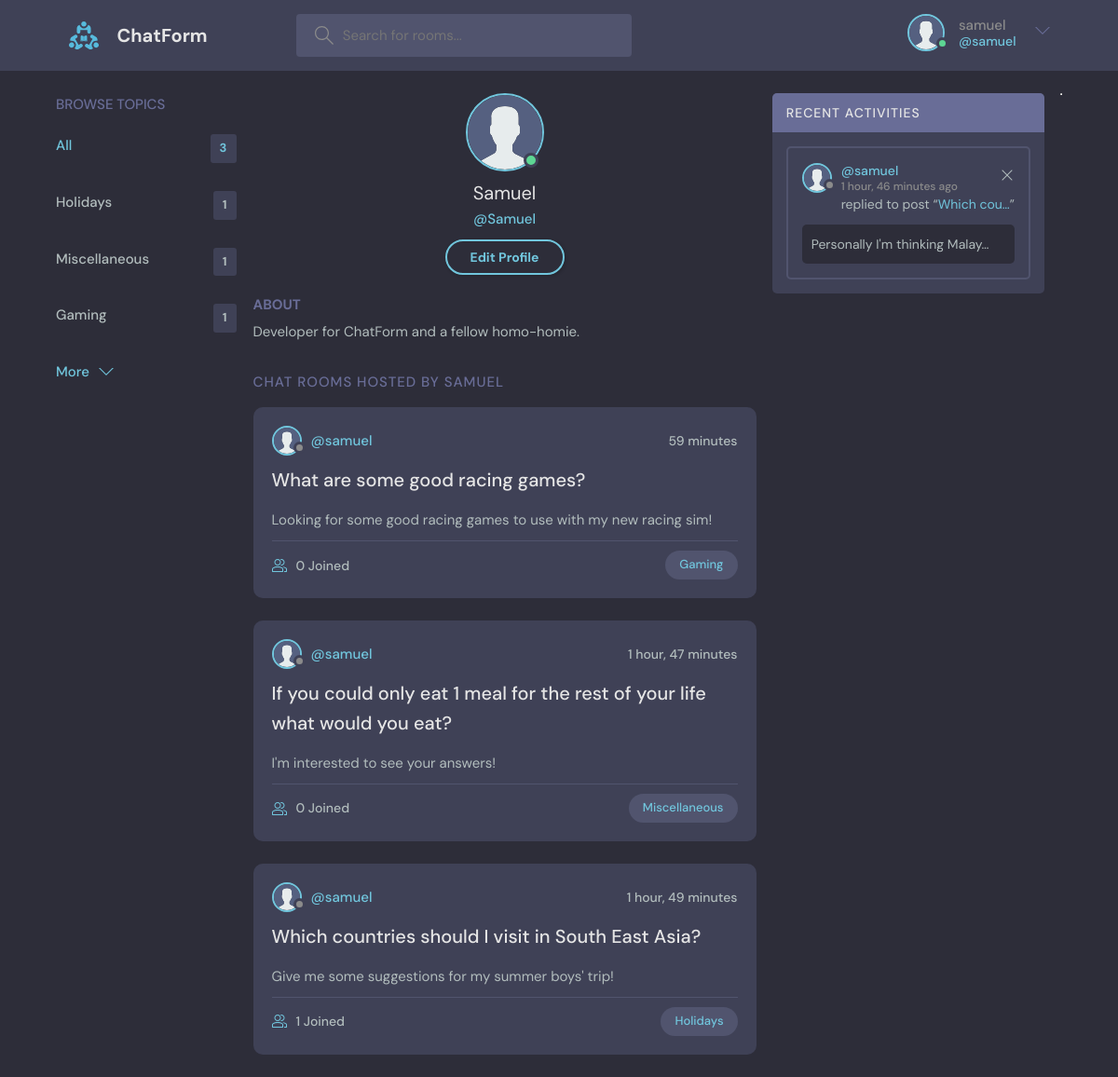
The page /profile/1/ (signed in) on the database its author committed.
### base/models.py (models this page shows, shortened)
class User(AbstractUser):
    name = models.CharField(max_length=200, null=True)
    email = models.EmailField(unique=True, null=True)
    bio = models.TextField(null=True)
    avatar = models.ImageField(null=True, default="avatar.svg")
    USERNAME_FIELD = 'email'
    REQUIRED_FIELDS = []

class Topic(models.Model):
    name = models.CharField(max_length=250)

class Room(models.Model):
    host = models.ForeignKey(User, on_delete=models.SET_NULL, null=True)
    topic = models.ForeignKey(Topic, on_delete=models.SET_NULL, null=True)
    name = models.CharField(max_length=200)
    description = models.TextField(null=True, blank=True)
    participants = models.ManyToManyField(User, related_name='participants', blank=True)
    updated = models.DateTimeField(auto_now=True)
    created = models.DateTimeField(auto_now_add=True)
    class Meta:
        ordering = ['-updated', '-created']
    def __str__(self):
        return self.name

class Message(models.Model):
    user = models.ForeignKey(User, on_delete=models.CASCADE)
    room = models.ForeignKey(Room, on_delete=models.CASCADE)
    body = models.TextField()
    updated = models.DateTimeField(auto_now=True)
    created = models.DateTimeField(auto_now_add=True)
    class Meta:
        ordering = ['-updated', '-created']

### base/views.py (the view)
# urls.py: path('profile/<str:pk>/', views.userprofile, name="user-profile"),
def userprofile(request, pk):
    user = User.objects.get(id=pk)
    rooms = user.room_set.all()
    room_activity = user.message_set.all()
    topics = Topic.objects.all()
    context = {'user': user, 'rooms': rooms, 'topics': topics, 'room_activity': room_activity}
    return render(request, 'base/profile.html', context)

### base/templates/base/profile.html
{% extends 'main.html' %}
{% block content %}
  <main class="profile-page layout layout--3">
    <div class="container">
      {% include 'components/topics_component.html' %}
      <div class="roomList">
        <div class="profile">
          <div class="profile__avatar">
            <div class="avatar avatar--large active">
              <img src="{{user.avatar.url}}" />
            </div>
          </div>
          <div class="profile__info">
            <h3>{{user.name}}</h3>
            <p>@{{user.name}}</p>
            {% if request.user == user %}
            <a href="{% url 'update-user' %}" class="btn btn--main btn--pill">Edit Profile</a>
            {% endif %}
          </div>
          <div class="profile__about">
            <h3>About</h3>
            <p>
              {{user.bio}}
            </p>
          </div>
        </div>
        <div class="roomList__header">
          <div>
            <h2>Chat Rooms Hosted by {{user.username}}</a>
            </h2>
          </div>
        </div>
        {% include 'components/room_component.html' %}
      </div>
      {% include 'components/activity_feed.html' %}
    </div>
  </main>
  {% endblock content %}

### templates/navbar.html (shortened to what this page needs)
{% load static %}
<header class="header header--loggedIn">
    <div class="container">
      <a href="{% url 'home' %}" class="header__logo">
        <img src="{% static 'images/logo.svg' %}" />
        <h1>ChatForm</h1>
      </a>
      <form class="header__search" method="GET" action="{% url 'home' %}">
        <label>
          <input name="q" placeholder="Search for rooms..." />
        </label>
      </form>
      <nav class="header__menu">
        {% if request.user.is_authenticated %}
        <div class="header__user">
          <a href="{% url 'user-profile' user.id %}">
            <div class="avatar avatar--medium active">
              <img src="{{request.user.avatar.url}}" />
            </div>
            <p>{{request.user.username}}<span>@{{request.user.username}}</span></p>
          </a>
          <button class="dropdown-button">
            <svg version="1.1" xmlns="http://www.w3.org/2000/svg" width="32" height="32" viewBox="0 0 32 32">
              <title>chevron-down</title>
              <path d="M16 21l-13-13h-3l16 16 16-16h-3l-13 13z"></path>
            </svg>
          </button>
        </div>
        {% else %}
        <a href="{% url 'login' %}">
          <img src="{% static 'images/avatar.svg' %}" />
          <p>Login</p>
        </a>
        {% endif %}
      </nav>
    </div>
  </header>

### base/templates/components/topics_component.html
<div class="topics">
    <div class="topics__header">
      <h2>Browse Topics</h2>
    </div>
    <ul class="topics__list">
      <li>
        <a href="{% url 'home' %}" class="active">All<span>{{rooms.count}}</span></a>
      </li>
      {% for topic in topics %}
      <li>
        <a href="{% url 'home' %}?q={{topic.name}}">{{topic.name}}<span>{{topic.room_set.all.count}}</span></a>
      </li>
      {% endfor %}
    </ul>
    <a class="btn btn--link" href="{% url 'topics-page' %}">
      More
      <svg version="1.1" xmlns="http://www.w3.org/2000/svg" width="32" height="32" viewBox="0 0 32 32">
        <title>chevron-down</title>
        <path d="M16 21l-13-13h-3l16 16 16-16h-3l-13 13z"></path>
      </svg>
    </a>
  </div>

### base/templates/components/room_component.html (shortened to what this page needs)
{% for room in rooms %}
<div class="roomListRoom">
    <div class="roomListRoom__header">
      <a href="{% url 'user-profile' room.host.id %}" class="roomListRoom__author">
        <div class="avatar avatar--small">
          <img src="{{room.host.avatar.url}}" />
        </div>
        <span>@{{room.host.username}}</span>
      </a>
      <div class="roomListRoom__actions">
        <span>{{room.created|timesince}}</span>
      </div>
    </div>
    <div class="roomListRoom__content">
      <a href="{% url 'room' room.id %}">{{room.name}}</a>
      <p>
        <small>{{room.description}}</small>
      </p>
    </div>
    <div class="roomListRoom__meta">
      <a href="{% url 'room' room.id %}" class="roomListRoom__joined">
        {{room.participants.all.count}} Joined
      </a>
      <a href="{% url 'home' %}?q={{room.topic.name}}">
      <p class="roomListRoom__topic">{{room.topic.name}}</p>
    </a>
    </div>
  </div>
{% endfor %}

### base/templates/components/activity_feed.html
<div class="activities">
    <div class="activities__header">
      <h2>Recent Activities</h2>
    </div>
    {% for message in room_activity %}
    <div class="activities__box">
      <div class="activities__boxHeader roomListRoom__header">
        <a href="{% url 'user-profile' message.user.id %}" class="roomListRoom__author">
          <div class="avatar avatar--small">
            <img src="{{message.user.avatar.url}}" />
          </div>
          <p>
            @{{message.user.username}}
            <span>{{message.created|timesince}} ago</span>
          </p>
        </a>
        {% if request.user == message.user %}
        <div class="roomListRoom__actions">
          <a href="{% url 'delete-message' message.id %}">
            <svg version="1.1" xmlns="http://www.w3.org/2000/svg" width="32" height="32" viewBox="0 0 32 32">
              <title>remove</title>
              <path
                d="M27.314 6.019l-1.333-1.333-9.98 9.981-9.981-9.981-1.333 1.333 9.981 9.981-9.981 9.98 1.333 1.333 9.981-9.98 9.98 9.98 1.333-1.333-9.98-9.98 9.98-9.981z"
              ></path>
            </svg>
          </a>
        </div>
        {% endif %}
      </div>
      <div class="activities__boxContent">
        <p>replied to post “<a href="{% url 'room' message.room.id %}">{{message.room|truncatechars:10}}</a>”</p>
        <div class="activities__boxRoomContent">
          {{message.body|truncatechars:30}}
        </div>
      </div>
    </div>
    {% endfor %}
  </div>
<hr>

### rows shown on the page
User: user.avatar (placeholder picture), user.username "samuel", count "3", avatar (placeholder picture), name "Samuel", bio "Developer for ChatForm and a fellow homo-homie.", username "SAMUEL"
Topic: name "Holidays", room_set.all.count "1"
Topic: name "Miscellaneous", room_set.all.count "1"
Topic: name "Gaming", room_set.all.count "1"
Room: host.avatar (placeholder picture), host.username "samuel", created "59 minutes", name "What are some good racing games?", description "Looking for some good racing games to use with my new racing sim!", participants.all.count "0", topic.name "Gaming"
Room: host.avatar (placeholder picture), host.username "samuel", created "1 hour, 47 minutes", name "If you could only eat 1 meal for the rest of your life what would you eat?", description "I'm interested to see your answers!", participants.all.count "0", topic.name "Miscellaneous"
Room: host.avatar (placeholder picture), host.username "samuel", created "1 hour, 49 minutes", name "Which countries should I visit in South East Asia?", description "Give me some suggestions for my summer boys' trip!", participants.all.count "1", topic.name "Holidays"
Message: user.avatar (placeholder picture), user.username "samuel", created "1 hour, 46 minutes", room "Which cou…", body "Personally I'm thinking Malay…"
